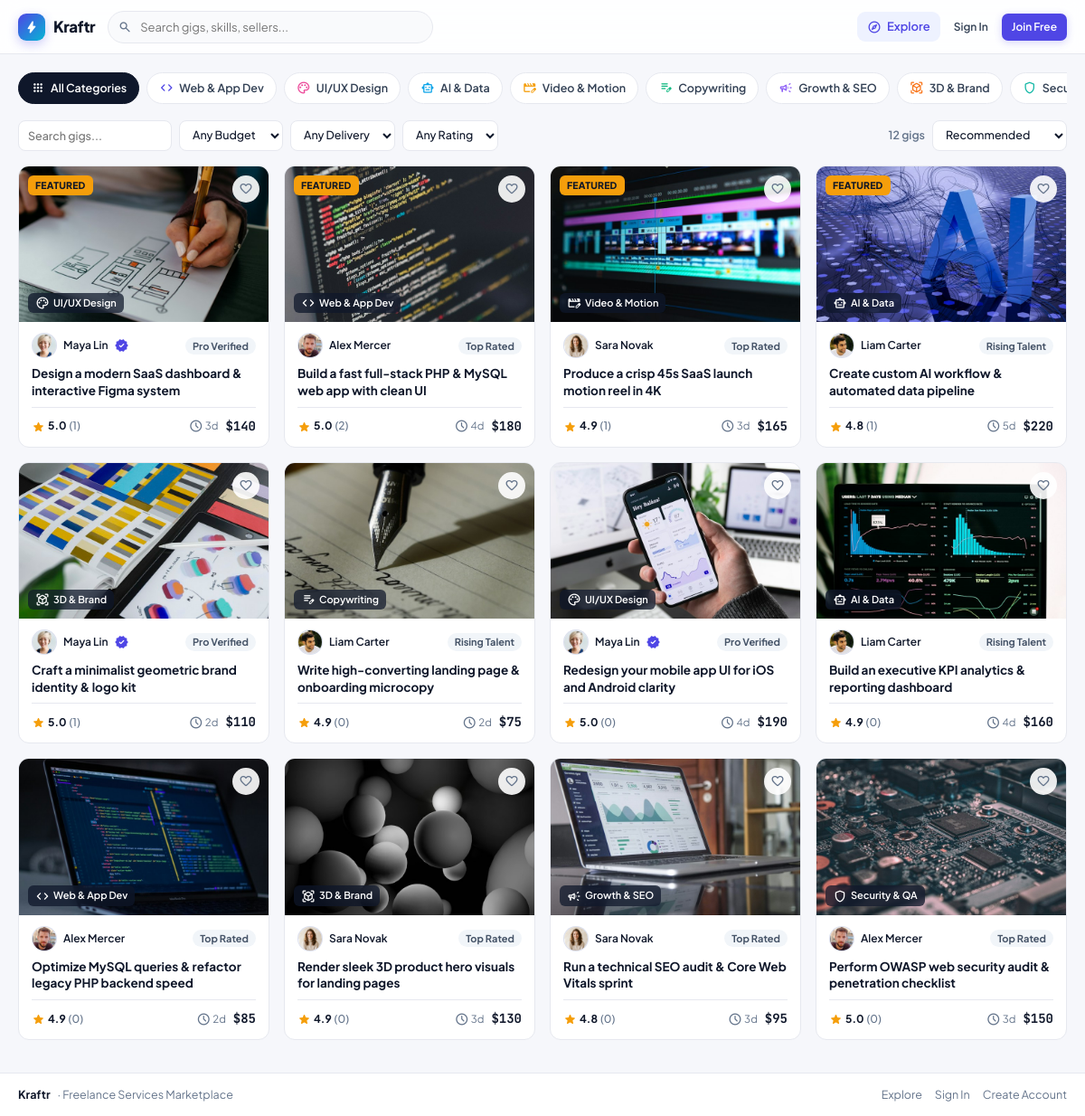
Before: / with the older database file.
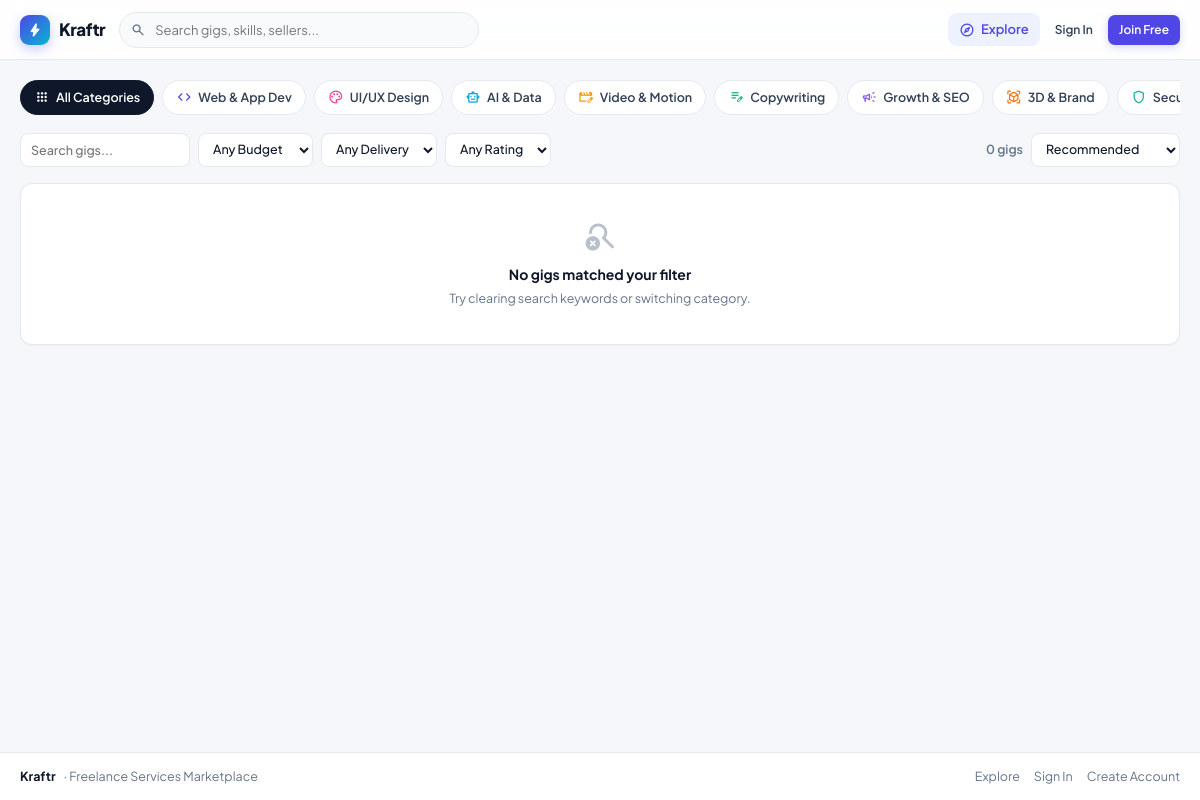
After: the same page with the newer database file.
### tables this page shows
CREATE TABLE IF NOT EXISTS `settings` (
  `setting_key` VARCHAR(60) NOT NULL,
  `setting_value` TEXT NOT NULL,
  `updated_at` DATETIME NOT NULL DEFAULT CURRENT_TIMESTAMP ON UPDATE CURRENT_TIMESTAMP,
  PRIMARY KEY (`setting_key`)
);

CREATE TABLE IF NOT EXISTS `categories` (
  `id` INT UNSIGNED NOT NULL AUTO_INCREMENT,
  `name` VARCHAR(80) NOT NULL,
  `slug` VARCHAR(80) NOT NULL,
  `icon` VARCHAR(60) NOT NULL DEFAULT 'category',
  `accent_color` VARCHAR(20) NOT NULL DEFAULT '#4F46E5',
  `sort_order` INT NOT NULL DEFAULT 0,
  `is_active` TINYINT(1) NOT NULL DEFAULT 1,
  `created_at` DATETIME NOT NULL DEFAULT CURRENT_TIMESTAMP,
  PRIMARY KEY (`id`),
  UNIQUE KEY `uniq_cat_slug` (`slug`)
);

CREATE TABLE IF NOT EXISTS `gigs` (
  `id` INT UNSIGNED NOT NULL AUTO_INCREMENT,
  `seller_id` INT UNSIGNED NOT NULL,
  `category_id` INT UNSIGNED NOT NULL,
  `title` VARCHAR(160) NOT NULL,
  `slug` VARCHAR(180) NOT NULL,
  `description` TEXT NOT NULL,
  `price` DECIMAL(10,2) NOT NULL,
  `delivery_days` INT UNSIGNED NOT NULL DEFAULT 3,
  `revisions` INT UNSIGNED NOT NULL DEFAULT 2,
  `features` TEXT DEFAULT NULL,
  `tags` VARCHAR(255) DEFAULT NULL,
  `cover_image` VARCHAR(255) DEFAULT NULL,
  `status` ENUM('active','paused','pending','rejected') NOT NULL DEFAULT 'active',
  `is_featured` TINYINT(1) NOT NULL DEFAULT 0,
  `rating_avg` DECIMAL(3,2) NOT NULL DEFAULT 0.00,
  `review_count` INT UNSIGNED NOT NULL DEFAULT 0,
  `orders_count` INT UNSIGNED NOT NULL DEFAULT 0,
  `views_count` INT UNSIGNED NOT NULL DEFAULT 0,
  `created_at` DATETIME NOT NULL DEFAULT CURRENT_TIMESTAMP,
  `updated_at` DATETIME NOT NULL DEFAULT CURRENT_TIMESTAMP ON UPDATE CURRENT_TIMESTAMP,
  PRIMARY KEY (`id`),
  UNIQUE KEY `uniq_gig_slug` (`slug`),
  KEY `idx_gig_seller` (`seller_id`),
  KEY `idx_gig_category_status` (`category_id`, `status`),
  KEY `idx_gig_price` (`price`),
  CONSTRAINT `fk_gig_seller` FOREIGN KEY (`seller_id`) REFERENCES `users` (`id`) ON DELETE CASCADE,
  CONSTRAINT `fk_gig_category` FOREIGN KEY (`category_id`) REFERENCES `categories` (`id`) ON DELETE RESTRICT
);

CREATE TABLE IF NOT EXISTS `users` (
  `id` INT UNSIGNED NOT NULL AUTO_INCREMENT,
  `name` VARCHAR(100) NOT NULL,
  `username` VARCHAR(60) NOT NULL,
  `email` VARCHAR(150) NOT NULL,
  `password_hash` VARCHAR(255) NOT NULL,
  `role` ENUM('buyer','seller','admin') NOT NULL DEFAULT 'buyer',
  `status` ENUM('active','suspended','banned') NOT NULL DEFAULT 'active',
  `avatar` VARCHAR(255) DEFAULT NULL,
  `title` VARCHAR(120) DEFAULT NULL,
  `bio` TEXT DEFAULT NULL,
  `skills` VARCHAR(255) DEFAULT NULL,
  `country` VARCHAR(60) NOT NULL DEFAULT 'Remote',
  `is_verified` TINYINT(1) NOT NULL DEFAULT 0,
  `seller_level` ENUM('new','rising','top_rated','pro') NOT NULL DEFAULT 'new',
  `wallet_balance` DECIMAL(12,2) NOT NULL DEFAULT 0.00,
  `earnings_total` DECIMAL(12,2) NOT NULL DEFAULT 0.00,
  `rating_avg` DECIMAL(3,2) NOT NULL DEFAULT 0.00,
  `review_count` INT UNSIGNED NOT NULL DEFAULT 0,
  `last_seen_at` DATETIME NOT NULL DEFAULT CURRENT_TIMESTAMP,
  `created_at` DATETIME NOT NULL DEFAULT CURRENT_TIMESTAMP,
  PRIMARY KEY (`id`),
  UNIQUE KEY `uniq_username` (`username`),
  UNIQUE KEY `uniq_email` (`email`),
  KEY `idx_role_status` (`role`, `status`)
);

### includes/auth.php (called while the page is built, shortened)
<?php
require_once __DIR__ . '/functions.php';
function current_user(bool $refresh = false): ?array
{
    static $cached = false;
    if (!$refresh && $cached !== false) {
        return $cached;
    }
    $uid = $_SESSION['user_id'] ?? null;
    if (!$uid) {
        $cached = null;
        return null;
    }
    $stmt = db()->prepare('SELECT id, name, username, email, role, status, avatar, title, bio, skills, country, is_verified, seller_level, wallet_balance, earnings_total, rating_avg, review_count, last_seen_at, created_at FROM users WHERE id = ?');
    $stmt->execute([(int)$uid]);
    $user = $stmt->fetch();
    return $user;
}

### includes/functions.php (called while the page is built, shortened)
<?php
require_once dirname(__DIR__) . '/config/db.php';
function e(mixed $value): string
{
    return htmlspecialchars((string)($value ?? ''), ENT_QUOTES | ENT_SUBSTITUTE, 'UTF-8');
}
function money_short(float|int|string $amount): string
{
    $f = (float)$amount;
    return fmod($f, 1.0) === 0.0 ? '$' . number_format($f, 0) : '$' . number_format($f, 2);
}
function get_settings(): array
{
    static $cache = null;
    if ($cache !== null) {
        return $cache;
    }
    $rows = db()->query('SELECT setting_key, setting_value FROM settings')->fetchAll();
    $cache = [];
    foreach ($rows as $row) {
        $cache[$row['setting_key']] = $row['setting_value'];
    }
    return $cache;
}
function get_setting(string $key, string $default = ''): string
{
    $settings = get_settings();
    return $settings[$key] ?? $default;
}
function branding_asset_url(string $settingKey, bool $withVersion = true): string
{
    $path = trim(get_setting($settingKey, ''));
    if ($path === '' || str_contains($path, '..')) {
        return '';
    }
    $full = BASE_PATH . '/' . ltrim($path, '/');
    return $withVersion ? ($path . '?v=' . filemtime($full)) : $path;
}
function avatar_url(?string $path): string
{
    $p = trim((string)$path);
    if ($p !== '' && !str_contains($p, '..') && is_file(BASE_PATH . '/' . ltrim($p, '/'))) {
        return $p;
    }
    return 'assets/images/default-avatar.svg';
}
function seller_level_label(string $level): string
{
    return match ($level) {
        'pro' => 'Pro Verified',
        'top_rated' => 'Top Rated',
        'rising' => 'Rising Talent',
        default => 'Seller',
    };
}

### config/db.php (called while the page is built, shortened)
<?php
function db(): PDO
{
    static $pdo = null;
    if ($pdo instanceof PDO) {
        return $pdo;
    }
    $opts = [
        PDO::ATTR_ERRMODE => PDO::ERRMODE_EXCEPTION,
        PDO::ATTR_DEFAULT_FETCH_MODE => PDO::FETCH_ASSOC,
        PDO::ATTR_EMULATE_PREPARES => false,
    ];
    try {
        $dsn = sprintf('mysql:host=%s;port=%s;dbname=%s;charset=utf8mb4', DB_HOST, DB_PORT, DB_NAME);
        $pdo = new PDO($dsn, DB_USER, DB_PASS, $opts);
        return $pdo;
    } catch (PDOException $e) {
        if ((int)($e->errorInfo[1] ?? 0) === 1049 || str_contains($e->getMessage(), 'Unknown database')) {
            $rootDsn = sprintf('mysql:host=%s;port=%s;charset=utf8mb4', DB_HOST, DB_PORT);
            $rootPdo = new PDO($rootDsn, DB_USER, DB_PASS, $opts);
            $dbName = preg_replace('/[^a-zA-Z0-9_]/', '', DB_NAME);
            $rootPdo->exec("CREATE DATABASE IF NOT EXISTS `{$dbName}` CHARACTER SET utf8mb4 COLLATE utf8mb4_unicode_ci");
            $rootPdo->exec("USE `{$dbName}`");
            bootstrap_database($rootPdo);
            $pdo = $rootPdo;
            return $pdo;
        }
        throw $e;
    }
}

### index.php (the view, shortened to what the rows shown need)
<?php
require_once __DIR__ . '/includes/auth.php';
$pdo = db();
$categories = $pdo->query('SELECT * FROM categories WHERE is_active = 1 ORDER BY sort_order ASC, id ASC')->fetchAll();
$catSlug = trim((string)($_GET['category'] ?? 'all'));
$where = ["g.status = 'active'", "u.status = 'active'", 'c.is_active = 1'];
$params = [];
$stmt = $pdo->prepare('
    SELECT g.*, c.name AS category_name, c.slug AS category_slug, c.icon AS category_icon,
           u.name AS seller_name, u.username AS seller_username, u.avatar AS seller_avatar, u.seller_level, u.is_verified
    FROM gigs g
    JOIN categories c ON c.id = g.category_id
    JOIN users u ON u.id = g.seller_id
    WHERE ' . implode(' AND ', $where) . '
    ORDER BY g.is_featured DESC, g.orders_count DESC, g.rating_avg DESC
    LIMIT 60
');
$stmt->execute($params);
$gigs = $stmt->fetchAll();
$favIds = [];
require_once __DIR__ . '/includes/header.php';
?>
<div class="container">
  <div class="cat-strip" id="catStrip">
    <?php foreach ($categories as $cat): ?>
      <button type="button" class="cat-pill <?= $catSlug === $cat['slug'] ? 'active' : '' ?>" data-cat="<?= e($cat['slug']) ?>">
        <span class="ms ms-sm" style="color:<?= e($cat['accent_color']) ?>"><?= e($cat['icon']) ?></span>
        <span><?= e($cat['name']) ?></span>
      </button>
    <?php endforeach; ?>
  </div>
  <div class="gig-grid" id="gigGrid">
    <?php if (empty($gigs)): ?>
      <div class="card empty-state" style="grid-column:1/-1;">
        <span class="ms">search_off</span>
        <div style="font-weight:700;color:var(--ink);">No gigs matched your filter</div>
        <div style="font-size:12.5px;margin-top:4px;">Try clearing search keywords or switching category.</div>
      </div>
    <?php else: ?>
      <?php foreach ($gigs as $g):
        $isFav = in_array((int)$g['id'], $favIds, true);
      ?>
        <article class="gig-card">
          <div class="gig-thumb">
            <a href="gig.php?id=<?= (int)$g['id'] ?>">
              <img src="<?= e($g['cover_image'] ?: 'assets/images/gig-1.jpg') ?>" alt="<?= e($g['title']) ?>" loading="lazy">
            </a>
            <?php if ((int)$g['is_featured'] === 1): ?>
              <span class="gig-featured-tag">FEATURED</span>
            <?php endif; ?>
            <span class="gig-cat-tag">
              <span class="ms ms-sm"><?= e($g['category_icon']) ?></span>
              <?= e($g['category_name']) ?>
            </span>
            <button type="button" class="fav-btn <?= $isFav ? 'active' : '' ?>" onclick="toggleFav(<?= (int)$g['id'] ?>, this)" title="Save gig">
              <span class="ms ms-sm <?= $isFav ? 'ms-fill' : '' ?>">favorite</span>
            </button>
          </div>
          <div class="gig-body">
            <div class="gig-seller">
              <a href="profile.php?u=<?= e($g['seller_username']) ?>" class="gig-seller-info">
                <img src="<?= e(avatar_url($g['seller_avatar'])) ?>" alt="" class="avatar">
                <span class="truncate"><?= e($g['seller_name']) ?></span>
                <?php if ($g['seller_level'] === 'pro' && (int)$g['is_verified'] === 1): ?>
                  <span class="ms ms-sm ms-fill" style="color:var(--primary);" title="Pro Verified">verified</span>
                <?php endif; ?>
              </a>
              <span class="badge badge-slate"><?= e(seller_level_label($g['seller_level'])) ?></span>
            </div>
            <a href="gig.php?id=<?= (int)$g['id'] ?>" class="gig-title"><?= e($g['title']) ?></a>
            <div class="gig-meta-row">
              <span class="rating-pill">
                <span class="ms ms-fill">star</span>
                <span><?= number_format((float)$g['rating_avg'], 1) ?></span>
                <span class="cnt">(<?= (int)$g['review_count'] ?>)</span>
              </span>
              <span style="display:inline-flex;align-items:center;gap:8px;">
                <span class="muted" style="font-size:11.5px;display:inline-flex;align-items:center;gap:2px;">
                  <span class="ms ms-sm">schedule</span><?= (int)$g['delivery_days'] ?>d
                </span>
                <span class="price-tag"><?= money_short($g['price']) ?></span>
              </span>
            </div>
          </div>
        </article>
      <?php endforeach; ?>
    <?php endif; ?>
  </div>
</div>
<?php require_once __DIR__ . '/includes/footer.php'; ?>

### includes/header.php (shortened to what the rows shown need)
<?php
require_once __DIR__ . '/auth.php';
$siteName = get_setting('site_name', 'Kraftr');
$siteLogoUrl = branding_asset_url('site_logo');
$showLogoName = get_setting('logo_show_name', '1') === '1';
$me = current_user();
?>
<!DOCTYPE html>
<html lang="en">
<head>
  <link rel="stylesheet" href="assets/css/app.css?v=<?= filemtime(dirname(__DIR__) . '/assets/css/app.css') ?>">
</head>
<body data-auth="<?= $me ? '1' : '0' ?>">
<header class="topbar">
  <div class="container topbar-inner">
    <a href="index.php" class="brand">
      <?php if ($siteLogoUrl !== ''): ?>
        <img src="<?= e($siteLogoUrl) ?>" alt="<?= e($siteName) ?>" class="brand-logo-img">
        <?php if ($showLogoName): ?><span><?= e($siteName) ?></span><?php endif; ?>
      <?php else: ?>
        <span class="brand-mark"><span class="ms ms-sm ms-fill">bolt</span></span>
        <span><?= e($siteName) ?></span>
      <?php endif; ?>
    </a>
  </div>
</header>
<main class="page-main">

Changed rows visible on the page:
removed gigs: cover_image (picture), is_featured "FEATURED", category.name "UI/UX Design", seller.avatar (picture), seller.name "Maya Lin", seller.seller_level "Pro Verified", title "Design a modern SaaS dashboard & interactive Figma system", rating_avg "5.0", review_count "1", delivery_days "3", price "$140"
removed gigs: cover_image (picture), is_featured "FEATURED", category.name "Web & App Dev", seller.avatar (picture), seller.name "Alex Mercer", seller.seller_level "Top Rated", title "Build a fast full-stack PHP & MySQL web app with clean UI", rating_avg "5.0", review_count "2", delivery_days "4", price "$180"
removed gigs: cover_image (picture), is_featured "FEATURED", category.name "Video & Motion", seller.avatar (picture), seller.name "Sara Novak", seller.seller_level "Top Rated", title "Produce a crisp 45s SaaS launch motion reel in 4K", rating_avg "4.9", review_count "1", delivery_days "3", price "$165"
removed gigs: cover_image (picture), is_featured "FEATURED", category.name "AI & Data", seller.avatar (picture), seller.name "Liam Carter", seller.seller_level "Rising Talent", title "Create custom AI workflow & automated data pipeline", rating_avg "4.8", review_count "1", delivery_days "5", price "$220"
removed gigs: cover_image (picture), category.name "3D & Brand", seller.avatar (picture), seller.name "Maya Lin", seller.seller_level "Pro Verified", title "Craft a minimalist geometric brand identity & logo kit", rating_avg "5.0", review_count "1", delivery_days "2", price "$110"
removed gigs: cover_image (picture), category.name "Copywriting", seller.avatar (picture), seller.name "Liam Carter", seller.seller_level "Rising Talent", title "Write high-converting landing page & onboarding microcopy", rating_avg "4.9", review_count "0", delivery_days "2", price "$75"
removed gigs: cover_image (picture), category.name "UI/UX Design", seller.avatar (picture), seller.name "Maya Lin", seller.seller_level "Pro Verified", title "Redesign your mobile app UI for iOS and Android clarity", rating_avg "5.0", review_count "0", delivery_days "4", price "$190"
removed gigs: cover_image (picture), category.name "AI & Data", seller.avatar (picture), seller.name "Liam Carter", seller.seller_level "Rising Talent", title "Build an executive KPI analytics & reporting dashboard", rating_avg "4.9", review_count "0", delivery_days "4", price "$160"
removed gigs: cover_image (picture), category.name "Web & App Dev", seller.avatar (picture), seller.name "Alex Mercer", seller.seller_level "Top Rated", title "Optimize MySQL queries & refactor legacy PHP backend speed", rating_avg "4.9", review_count "0", delivery_days "2", price "$85"
removed gigs: cover_image (picture), category.name "3D & Brand", seller.avatar (picture), seller.name "Sara Novak", seller.seller_level "Top Rated", title "Render sleek 3D product hero visuals for landing pages", rating_avg "4.9", review_count "0", delivery_days "3", price "$130"
removed gigs: cover_image (picture), category.name "Growth & SEO", seller.avatar (picture), seller.name "Sara Novak", seller.seller_level "Top Rated", title "Run a technical SEO audit & Core Web Vitals sprint", rating_avg "4.8", review_count "0", delivery_days "3", price "$95"
removed gigs: cover_image (picture), category.name "Security & QA", seller.avatar (picture), seller.name "Alex Mercer", seller.seller_level "Top Rated", title "Perform OWASP web security audit & penetration checklist", rating_avg "5.0", review_count "0", delivery_days "3", price "$150"
Other visible differences:
count($gigs): "12" → "0"
text now shown: "No gigs matched your filter Try clearing search keywords or switching category."
